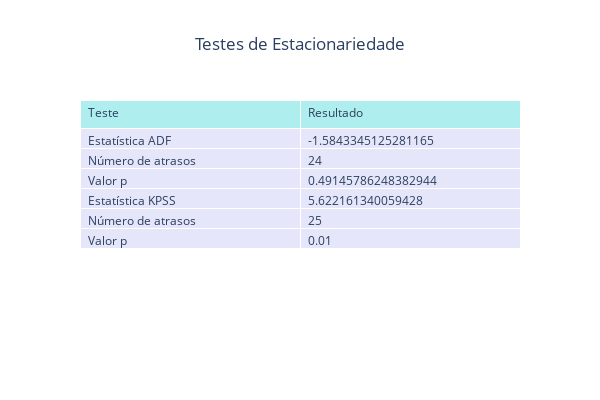

The code cell stored with this chart in its notebook:
### Code cell
import pandas as pd
from statsmodels.tsa.stattools import adfuller, kpss
import plotly.graph_objs as go

# Realizando o teste ADF
resultado_adf = adfuller(ts_clean, autolag='AIC')
adf_dict = {'Estatística ADF': resultado_adf[0],
           'Número de atrasos': resultado_adf[2],
           'Valor p': resultado_adf[1]}
adf_dict = pd.DataFrame(adf_dict.items(), columns=['Teste', 'Resultado'])

# Realizando o teste KPSS
resultado_kpss = kpss(ts_clean, nlags='auto', regression='c')
kpss_dict = {'Estatística KPSS': resultado_kpss[0],
             'Número de atrasos': resultado_kpss[2],
             'Valor p': resultado_kpss[1]}
kpss_dict = pd.DataFrame(kpss_dict.items(), columns=['Teste', 'Resultado'])

# Criando a tabela com os resultados dos testes
fig = go.Figure(data=[go.Table(
    header=dict(values=list(['Teste', 'Resultado']),
                fill_color='paleturquoise',
                align='left'),
    cells=dict(values=[adf_dict['Teste'].tolist() + kpss_dict['Teste'].tolist(),
                       adf_dict['Resultado'].tolist() + kpss_dict['Resultado'].tolist()],
               fill_color='lavender',
               align='left'))
])

# Configurando o layout da tabela
fig.update_layout(title='Testes de Estacionariedade',
                  title_x=0.5,
                  width=600,
                  height=400)

# Mostrando a tabela
fig.show()

### Figure 1 — Plotly figure (JSON) as saved in the notebook; plotly's stock layout.template omitted (floating-point values rounded to 4 significant figures)
{"data": [{"cells": {"align": "left", "fill": {"color": "lavender"}, "values": [["Estatística ADF", "Número de atrasos", "Valor p", "Estatística KPSS", "Número de atrasos", "Valor p"], [-1.584, 24, 0.4915, 5.622, 25, 0.01]]}, "header": {"align": "left", "fill": {"color": "paleturquoise"}, "values": ["Teste", "Resultado"]}, "type": "table"}], "layout": {"height": 400, "title": {"text": "Testes de Estacionariedade", "x": 0.5}, "width": 600}}
